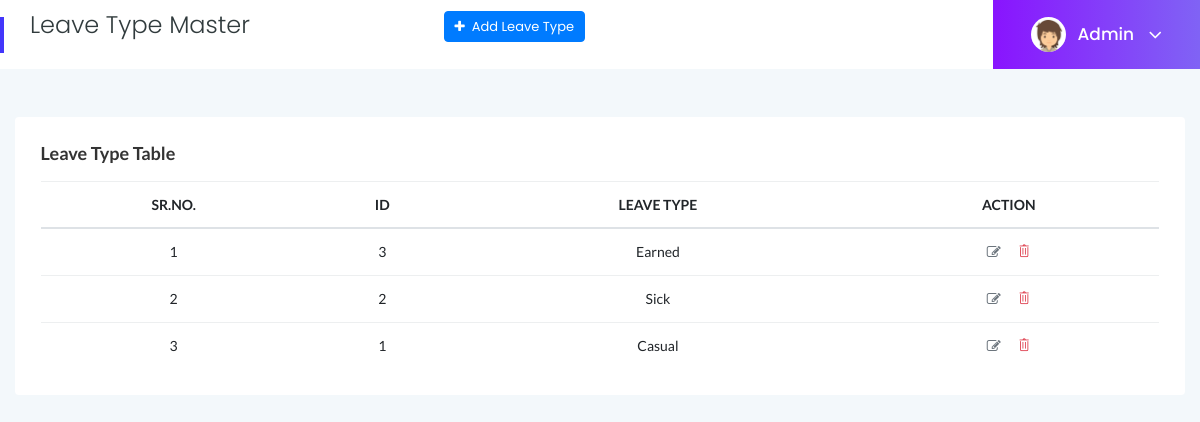
The page /leave_type.php (signed in) on the database its author committed.
### tables this page shows
CREATE TABLE IF NOT EXISTS `leave_type` (
  `id` int NOT NULL AUTO_INCREMENT,
  `leave_type` varchar(255) NOT NULL,
  PRIMARY KEY (`id`)
);

### leave_type.php (the view, shortened to what this page needs)
<?php
require('header.php');
$result = mysqli_query($conn, "select * from `leave_type` order by `id` desc");
?>
 <div class="main-content">
    <div class="page-title-area">
        <div class="row align-items-center">
            <div class="col-sm-6">
                <div class="breadcrumbs-area clearfix">
                    <h4 class="page-title pull-left">Leave Type Master</h4>
                    <a href="add_leave_type.php" class="btn btn-primary mb-3 pull-right btn-xs"><i class="fa fa-plus"></i> &nbsp;Add Leave Type</a>
                </div>
            </div>
            <?php require('logout_script.php'); ?>
        </div>
    </div>
    <div class="main-content-inner">
        <div class="row">
            <div class="col-12 mt-5">
                <div class="card">
                    <div class="card-body">
                        <h4 class="header-title">Leave Type Table</h4>
                        <div class="single-table">
                            <div class="table-responsive">
                                <table class="table table-hover progress-table text-center">
                                    <thead class="text-uppercase">
                                        <tr>
                                            <th scope="col">Sr.No.</th>
                                            <th scope="col">ID</th>
                                            <th scope="col">Leave Type</th>
                                            <th scope="col" colspan="2">Action</th>
                                        </tr>
                                    </thead>
                                    <tbody>
                                        <?php
                                        $i = 1;
                                        while($row = mysqli_fetch_assoc($result)) {
                                        ?>
                                        <tr>
                                            <td><?php echo $i; ?></td>
                                            <td><?php echo $row['id']; ?></td>
                                            <td><?php echo $row['leave_type']; ?></td>
                                            <td>
                                                <ul class="d-flex justify-content-center">
                                                    <li class="mr-3"><a href="add_leave_type.php?id=<?php echo $row['id']; ?>" class="text-secondary"><i class="fa fa-edit"></i></a></li>
                                                    <li><a href="leave_type.php?id=<?php echo $row['id']; ?>&type=delete" class="text-danger"><i class="ti-trash"></i></a></li>
                                                </ul>
                                            </td>
                                        </tr>
                                        <?php
                                        $i++;
                                         } ?>
                                    </tbody>
                                </table>
                            </div>
                        </div>
                    </div>
                </div>
            </div>
        </div>
    </div>
<?php require('footer.php');?>

### assets/css/styles.css (style rules this page uses)
.card { border: none; border-radius: 4px; background-color: #fff; -webkit-transition: all 0.3s ease 0s; transition: all 0.3s ease 0s; }
.card-body { padding: 25.6px; padding: 1.6rem; }
.main-content { width: 100%; background: #F3F8FB; }
.main-content-inner { padding: 0 30px 50px; }
.page-title-area { padding: 0 30px; background: #fff; position: relative; }
.page-title-area:before { content: ''; position: absolute; left: 0; top: 50%; width: 4px; height: 36px; background: var(--primary-color); -webkit-transform: translateY(-50%); transform: translateY(-50%); }
.page-title { font-size: 24px; font-weight: 300; color: #313b3d; letter-spacing: 0; margin-right: 30px; }
.header-title { font-family: 'Lato', sans-serif; font-size: 18px; font-weight: 600; letter-spacing: 0; color: #333; text-transform: capitalize; margin-bottom: 17px; }
.btn { padding: 11px 17px; font-size: 13px; letter-spacing: 0; }
.btn-xs { padding: 5px 10px; }
.single-table .table { margin-bottom: 0; }
table tr th { border-bottom: none; }
table tr th, table tr td { border-top: 1px solid rgba(120, 130, 140, 0.13) !important; }
table tr td [class^="ti-"] { cursor: pointer; }

### rows shown on the page
leave_type: id "3", leave_type "Earned"
leave_type: id "2", leave_type "Sick"
leave_type: id "1", leave_type "Casual"

### other values the page prints
$_SESSION['ADMIN_USERNAME'] "Admin"
